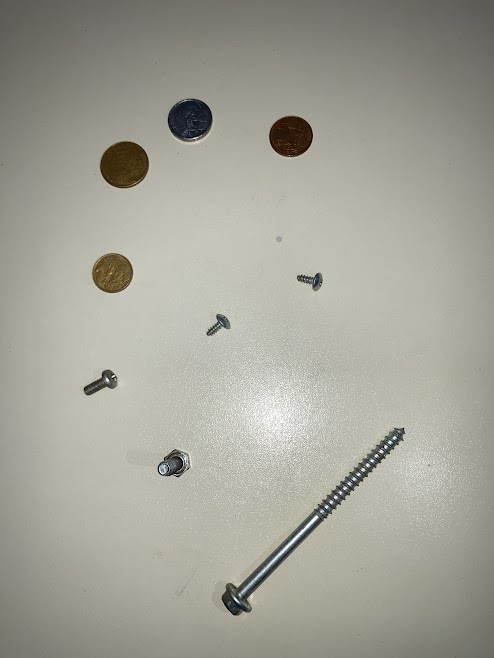
#> input picture img/moedaSala.jpg, 494 x 658 px
$ python SmallCoin.py
#> lines starting #> are read from the running program, lines starting #| are printed output that depends on the picture; after the words box and inside, x2 and y2 are one past the last pixel; in counts of white or black regions, pixels touching at a corner belong together
import cv2
from cv2 import THRESH_BINARY
import numpy as np
from numpy import binary_repr

imagem = cv2.imread("img/moedaSala.jpg")          # Carregar a imagem
#> imagem is the input picture: shape (658, 494, 3); mean B, G, R 151.7, 161.8, 163.2
crop_img = imagem[80:630, 70:415]                 # Corte da imagem
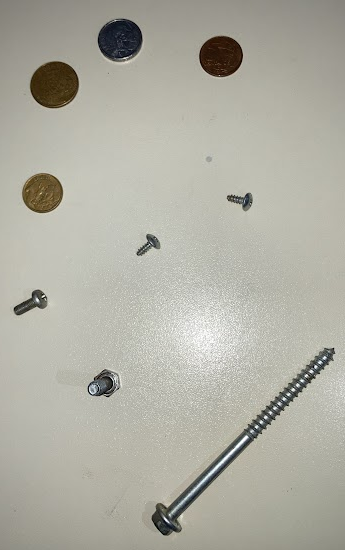
#> crop_img: shape (550, 345, 3); mean B, G, R 162.9, 173.8, 175
gray = cv2.cvtColor(crop_img, cv2.COLOR_BGR2GRAY)     # GrayScale
blur = cv2.blur(gray,(8,8))                       # Blur
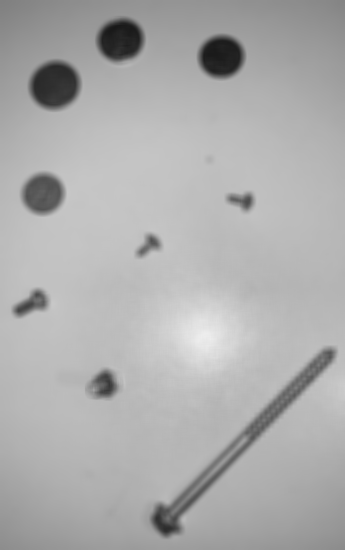
#> blur: shape (550, 345); min 24, max 237, mean 173

ret,binary = cv2.threshold(blur ,127,255, cv2.THRESH_BINARY)         # Binarização
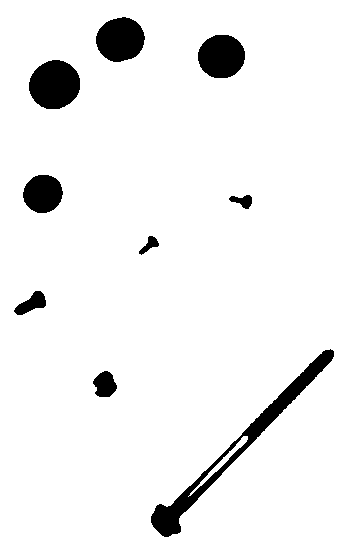
#> binary: shape (550, 345); 94.2% white; 9 black regions, largest, box (x1, y1, x2, y2) and area: (151, 349, 334, 537) 3450, (29, 60, 80, 109) 1954, (96, 17, 145, 62) 1682
ret1,binary1 = cv2.threshold(binary,127,255,cv2.THRESH_BINARY_INV)   # Inverter a Binarização

kernel = np.ones((5,5), np.uint8)
dilation = cv2.dilate(binary1, kernel, iterations=2)   # Dilatar
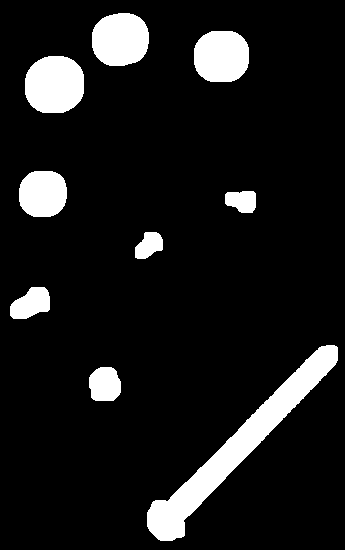
#> dilation: shape (550, 345); 10.2% white; 9 white regions

contours, hierarchy = cv2.findContours(dilation, cv2.RETR_TREE, cv2.CHAIN_APPROX_SIMPLE) # Procura os Objetos
#> contours = 9 contours; largest, box (x1, y1, x2, y2) and area: (147, 345, 338, 541) 6623, (25, 56, 84, 113) 2732, (92, 13, 149, 66) 2416, (194, 31, 249, 82) 2318, (19, 171, 67, 217) 1802
cont = len(contours)                                                                     # Conta os Objetos
#> cont = 9

print("Numero de Objetos Encontrados: ",cont)
#| Numero de Objetos Encontrados:  9

cv2.imshow("Image", dilation)

cv2.waitKey(0)

$ run again, with img/img2.jpg copied over img/moedaSala.jpg
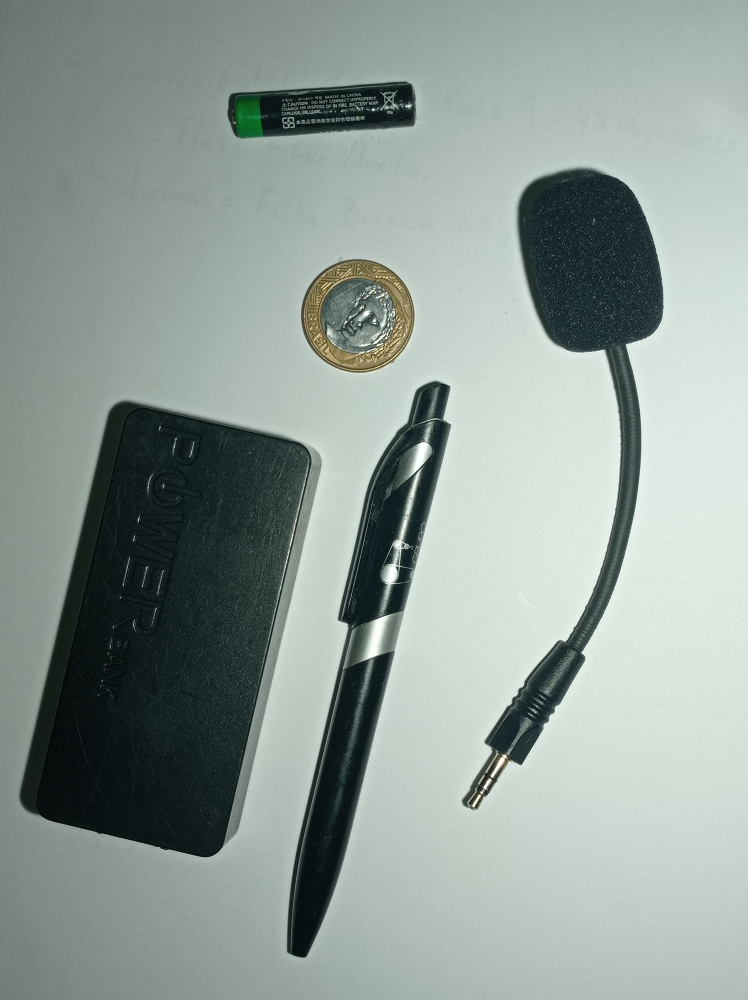
#> input picture img/img2.jpg, 2992 x 4000 px (shown at 1/4 size)
#> imagem is the input picture: shape (4000, 2992, 3); mean B, G, R 150.7, 156.4, 143.7
#> `ret,binary = cv2.threshold(blur ,127,255, cv2.THRESH_BINARY)`:
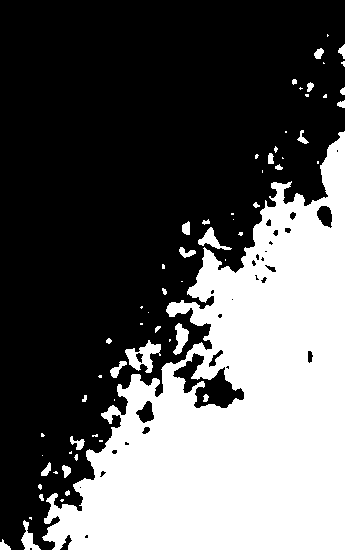
#> binary: shape (550, 345); 36.4% white; 64 white regions (34 under 20 px), largest, box (x1, y1, x2, y2) and area: (42, 131, 345, 550) 66250, (125, 340, 161, 373) 548, (173, 323, 189, 355) 275
#> `dilation = cv2.dilate(binary1, kernel, iterations=2)`:
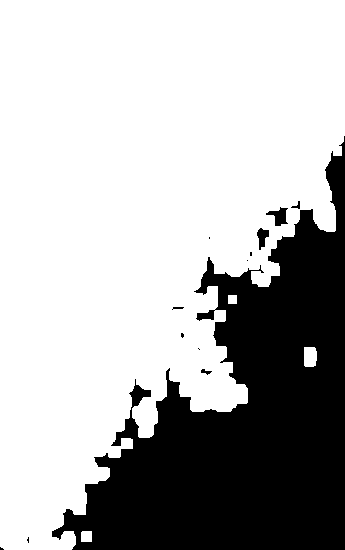
#> dilation: shape (550, 345); 70.6% white; 13 black regions (7 under 20 px)
#> contours = 18 contours, 8 with area under 20; largest, box (x1, y1, x2, y2) and area: (0, 0, 345, 550) 133026, (265, 206, 289, 227) 249, (304, 347, 317, 367) 216, (256, 227, 270, 251) 183, (195, 309, 216, 322) 154
#> cont = 18
#| Numero de Objetos Encontrados:  18
